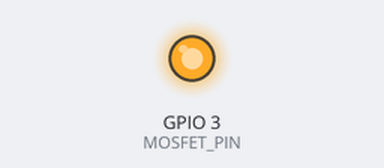
The program below on a simulated Seeed XIAO ESP32-S3. Shown: output pins drawn as LEDs (lit = HIGH). EEPROM starts erased; the camera gives no picture; what the program prints to the serial monitor is not drawn. At 0.6 s the program puts the board to deep sleep or switches it off; the recording ends there.

Above: at 0.1 s.
Timing chart, 0 to 0.6 s (numbered marks = the images above):
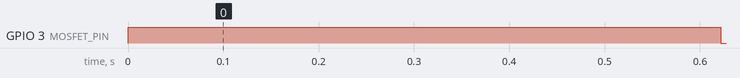

The program:

main.cpp
```cpp
#include <Arduino.h>
#include "env.h"
#include <Adafruit_NeoPixel.h>
#include <WiFi.h>
#include <esp_sleep.h>
#include "camera_capture.h"
#include "image_transmission.h"

ImageTransmissionState imageTransmissionState;
ImageTransmissionConfig imageTransmissionConfig = {RECEIVER_MAC, 9, 0};

// Pin connected to IRLB8747PBF gate (GPIO3) to turn off power to LED ring via MOSFET
#define MOSFET_PIN 3

// LED ring
#define LED_PIN 44 // Adjust if using a different GPIO
#define NUM_LEDS 8

Adafruit_NeoPixel strip(NUM_LEDS, LED_PIN, NEO_GRB + NEO_KHZ800);

// === Feature Toggles ===
#define READ_SENSORS_MINUTES 0.2      // Time in minutes between sensor readings
#define READ_SENSORS_INTERVAL (READ_SENSORS_MINUTES * 60UL * 1000UL) // Time in ms

// === Energy saving Toggles ===
#define DEEP_SLEEP true             // Set to true deep sleep between sensor readings and photo captures
#define DEEP_SLEEP_MINUTES 0.2       // Deep sleep duration in minutes
#define DEEP_SLEEP_INTERVAL_US (DEEP_SLEEP_MINUTES * 60ULL * 1000000ULL)

WiFiClient espClient;

// Timing variables
unsigned long setupStartTime = 0;
unsigned long setupEndTime = 0;
unsigned long loopStartTime = 0;
unsigned long loopEndTime = 0;

void turnOnLedRing(uint8_t r = 255, uint8_t g = 0, uint8_t b = 0, uint8_t brightness = 60)
{
  strip.setBrightness(brightness);
  for (int i = 0; i < NUM_LEDS; i++)
  {
    strip.setPixelColor(i, strip.Color(r, g, b));
  }
  strip.show();
}

void turnOffLedRing()
{
  strip.clear();
  strip.show();
}

void setup() {
  setupStartTime = millis();

  Serial.begin(115200);
  Serial.setDebugOutput(true);
  Serial.println();

  initializeBaseImagePersistence(imageTransmissionState);

  // Turn on power to LED ring via NPN mosfet
  pinMode(MOSFET_PIN, OUTPUT);
  digitalWrite(MOSFET_PIN, HIGH);

  // === ESP-NOW ===
  initializeESPNowSender(imageTransmissionConfig);

  // Turning on LED in setup, because right before camera requires a delay in between to illuminate the scene
  // To save energy the LED ring is turned on in setup and camera setup is the delay needed for illumination
  turnOnLedRing(); // Default: red at brightness 255

  if (!initializeCamera()) {
    return;
  }

  setupEndTime = millis();
}

void loop() {
  loopStartTime = millis();

  constexpr bool USE_DUMMY_READ = true;
  camera_fb_t *fb = capturePhotoFrame(DEEP_SLEEP,
                                      USE_DUMMY_READ,
                                      IMAGE_TRANSMISSION_BASE_IMAGE_SIZE);

  // Turn off LED ring after capture to save energy
  turnOffLedRing();
  // Turn LED ring power off via MOSFET to save energy during deep sleep
  digitalWrite(MOSFET_PIN, LOW);  // MOSFET OFF
  pinMode(LED_PIN, INPUT); // High-Z prevents parasitic powering through data line

  if (!fb) {
    goto sleep;
  }

  processFrameAndSendIfChanged(fb->buf, imageTransmissionState, imageTransmissionConfig);

  esp_camera_fb_return(fb);

sleep:

  loopEndTime = millis();
  unsigned long setupTime = setupEndTime - setupStartTime;
  unsigned long loopTime = loopEndTime - loopStartTime;
  unsigned long totalTime = loopEndTime - setupStartTime;
  Serial.printf("[TIMING] setup: %lu ms, loop: %lu ms, total: %lu ms\n", setupTime, loopTime, totalTime);

  if (DEEP_SLEEP)
  {

    // Turn off WiFi and Bluetooth to minimize power consumption
    // Have to check if this is actually needed
    WiFi.mode(WIFI_OFF);
    btStop();
    // Enter Deep sleep
    Serial.printf("Entering deep sleep for %.2f minutes...\n", (double)DEEP_SLEEP_INTERVAL_US / 60000000.0);
    esp_sleep_enable_timer_wakeup(DEEP_SLEEP_INTERVAL_US);
    Serial.flush();
    esp_deep_sleep_start();
    // Code never reaches here until wakeup
  }
  else
  {
    Serial.printf("Waiting %.2f minutes...\n", (double)READ_SENSORS_INTERVAL / 60000.0);
    delay(READ_SENSORS_INTERVAL);

    // Immitating setup delay
    delay(42); // Image persistantce delay + esp-now setup delay
    // Turn on power to LED ring via NPN mosfet
    pinMode(MOSFET_PIN, OUTPUT);
    digitalWrite(MOSFET_PIN, HIGH);
    // Turn on LED ring
    turnOnLedRing();
    delay(388); // Camera setup
  }
}
```

env-example.h
```cpp
#include <cstdint>
#ifndef SECRETS_H
#define SECRETS_H

const char* ssid = "";        // Change this
const char* password = ""; // Change this

// ESP-NOW peer MAC address (replace with your receiver's MAC)
#define RECEIVER_MAC {0xAA, 0xBB, 0xCC, 0xDD, 0xEE, 0xFF}

// MQTT broker settings
const char* mqtt_server = "";
const int mqtt_port = 1883;
const char* mqtt_user = "";
const char* mqtt_password = ""; // Change if needed

#endif
```

Measured:
- by itself, GPIO 3 (MOSFET_PIN): HIGH → LOW at 0.62 s
